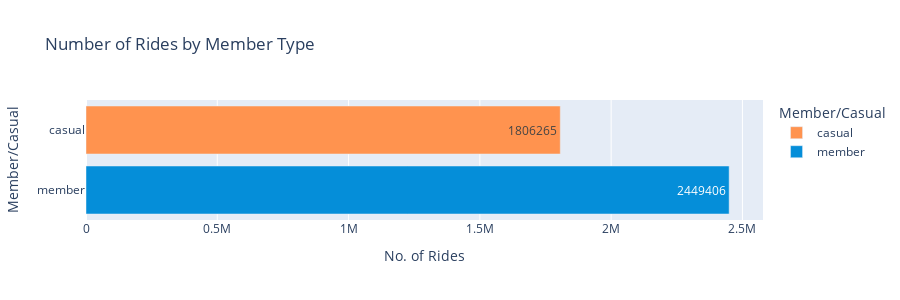

The notebook cell this image was saved under:
### Code cell
px.bar(casual_members_data, y='member_casual', x='ride_id',
       title='Number of Rides by Member Type',
        color = 'member_casual', 
        height = 300,
        text = 'ride_id', 
        labels = {'ride_id': 'No. of Rides', 'member_casual': 'Member/Casual'},
        hover_name = 'member_casual', hover_data = {'member_casual': False, 'ride_id': True}, 
        color_discrete_map = {'casual': '#FF934F', 'member': '#058ED9'})

### Figure 1 — Plotly figure (JSON) as saved in the notebook; plotly's stock layout.template omitted (floating-point values rounded to 4 significant figures)
{"data": [{"alignmentgroup": "True", "hovertemplate": "<b>%{hovertext}</b><br><br>No. of Rides=%{text}<extra></extra>", "hovertext": ["casual"], "legendgroup": "casual", "marker": {"color": "#FF934F", "pattern": {"shape": ""}}, "name": "casual", "offsetgroup": "casual", "orientation": "h", "showlegend": true, "text": [1806265], "textposition": "auto", "type": "bar", "x": [1806265], "xaxis": "x", "y": ["casual"], "yaxis": "y"}, {"alignmentgroup": "True", "hovertemplate": "<b>%{hovertext}</b><br><br>No. of Rides=%{text}<extra></extra>", "hovertext": ["member"], "legendgroup": "member", "marker": {"color": "#058ED9", "pattern": {"shape": ""}}, "name": "member", "offsetgroup": "member", "orientation": "h", "showlegend": true, "text": [2449406], "textposition": "auto", "type": "bar", "x": [2449406], "xaxis": "x", "y": ["member"], "yaxis": "y"}], "layout": {"barmode": "relative", "height": 300, "legend": {"title": {"text": "Member/Casual"}, "tracegroupgap": 0}, "title": {"text": "Number of Rides by Member Type"}, "xaxis": {"anchor": "y", "domain": [0, 1], "title": {"text": "No. of Rides"}}, "yaxis": {"anchor": "x", "categoryarray": ["member", "casual"], "categoryorder": "array", "domain": [0, 1], "title": {"text": "Member/Casual"}}}}
